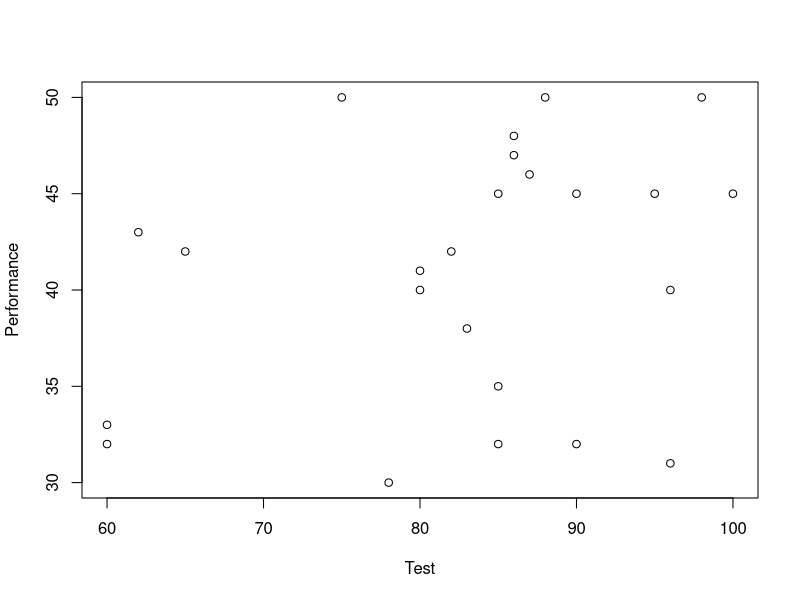

R code for this plot:
## ---- chunk 1
knitr::opts_chunk$set(echo = TRUE, comment="")
## ---- chunk 2
library(tidyverse)
## ---- chunk 3
perf <- read_csv("PredictJobPerformance.csv")
## ---- chunk 4
summary(perf)
plot(perf)
## ---- chunk 5
mymodel <- lm(perf$Performance ~ perf$Test)
summary(mymodel)
